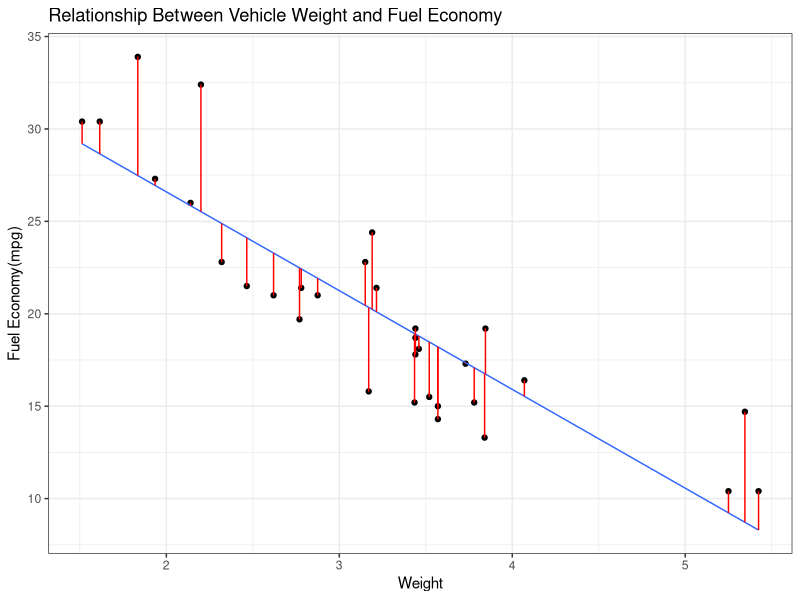
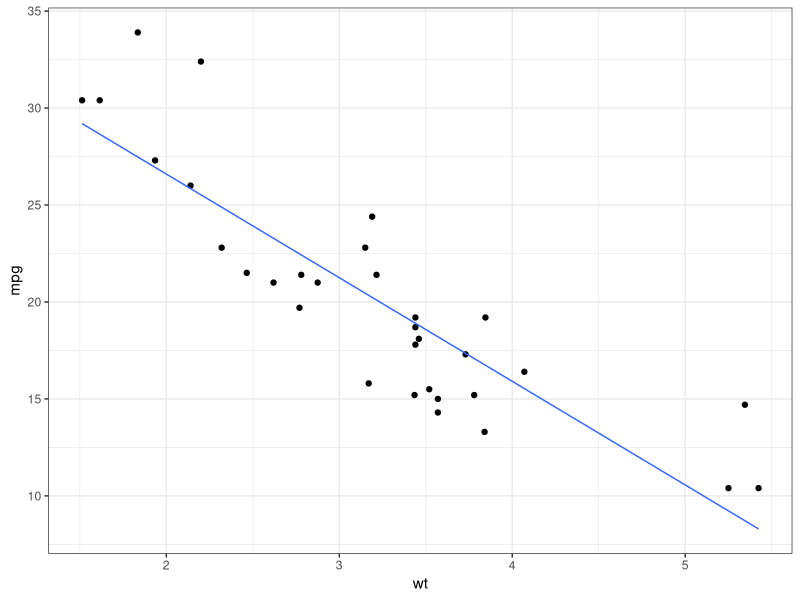
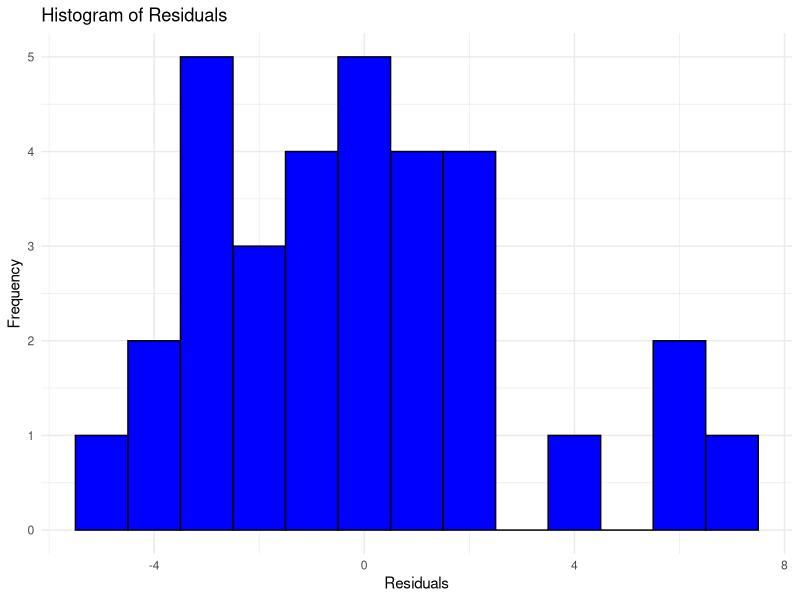
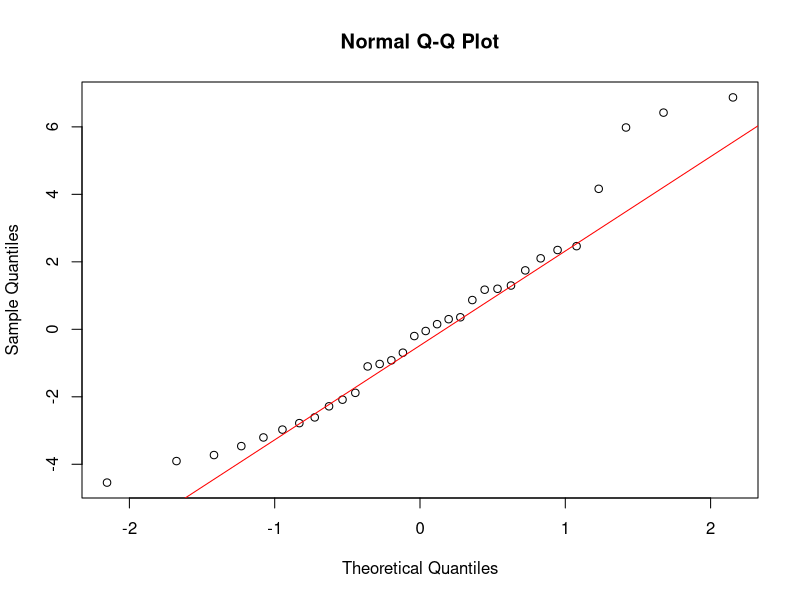
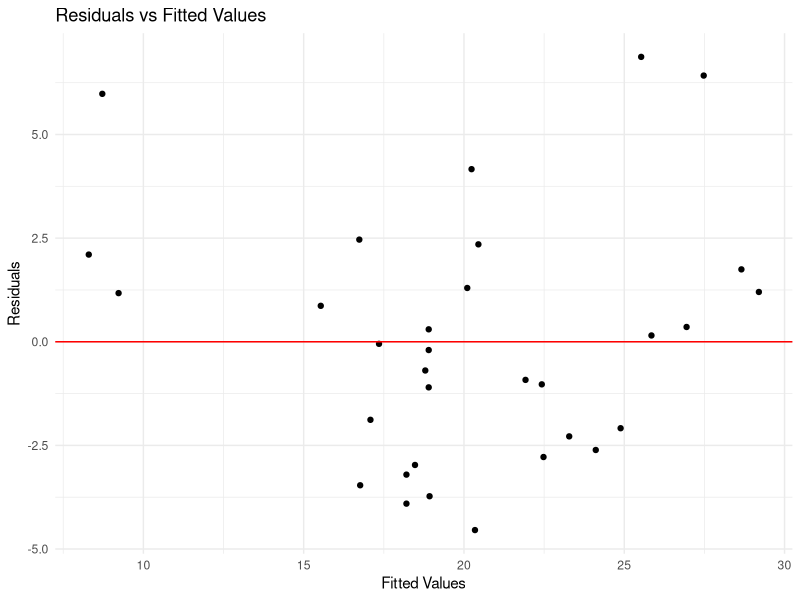

Write the R code that produced these figures, in order.
## ---- chunk 1
#| label: Load Libraries
#| echo: true
#| message: false
#| warning: false
library(tidyverse)
library(lmtest)
library(car)
## ---- chunk 2
#| label: Visualize Fuel Economy
#| echo: true
#| message: false
#| warning: false

# Create regression model
model <- lm(mpg ~ wt, data = mtcars)

# Add predicted values to the dataset
mtcars <- mtcars %>%
  mutate(predicted = predict(model))

# Create plot
mtcars %>%
  ggplot(aes(wt, mpg)) +
  geom_point(size = 1.5) +  # Scatterplot
  geom_smooth(method = lm, se = FALSE, size = 0.5) +  # Regression line
  geom_segment(aes(xend = wt, yend = predicted), color = "red") +  # Residual lines
  theme_bw() +
  labs(
    title = "Relationship Between Vehicle Weight and Fuel Economy",
    x = "Weight",
    y = "Fuel Economy(mpg)"
  )
## ---- chunk 3
#| label: Model Diagnostics - 1st Assumption
#| echo: true
#| message: false
#| warning: false

# plot(model)

mtcars %>%
  ggplot(aes(wt, mpg)) +
  geom_point(size = 1.5) +  # Scatterplot
  geom_smooth(method = lm, se = FALSE, size = 0.5) +
  theme_bw()
## ---- chunk 4
#| label: Model Diagnostics - 2nd Assumption
#| echo: true
#| message: false
#| warning: false
# Extract residuals directly from the model
residuals <- model$residuals

# Histogram of residuals
ggplot(data.frame(residuals), aes(x = residuals)) +
  geom_histogram(binwidth = 1, fill = "blue", color = "black") +
  labs(title = "Histogram of Residuals", x = "Residuals", y = "Frequency") +
  theme_minimal()

# Q-Q plot to check normality
qqnorm(residuals)
qqline(residuals, col = "red")
## ---- chunk 5
#| label: Model Diagnostics - 3rd Assumption
#| echo: true
#| message: false
#| warning: false
# Residuals vs. Fitted values plot
ggplot(data.frame(fitted = model$fitted.values, residuals = residuals), aes(x = fitted, y = residuals)) +
  geom_point() +
  geom_hline(yintercept = 0, color = "red") +
  labs(title = "Residuals vs Fitted Values", x = "Fitted Values", y = "Residuals") +
  theme_minimal()
## ---- chunk 6
#| label: Harvey-Collier Multiplier Test
#| echo: true
#| message: false
#| warning: false
harvtest(model)
## ---- chunk 7
#| label: Shapiro-Wilk Normality Test
#| echo: true
#| message: false
#| warning: false
shapiro.test(residuals(model))
## ---- chunk 8
#| label: Studentized Breusch-Pagan Test
#| echo: true
#| message: false
#| warning: false
bptest(model)
## ---- chunk 9
#| label: Durbin-Watson Test
#| echo: true
#| message: false
#| warning: false

model2 <- lm(hwy ~ displ + drv, data = mpg)
durbinWatsonTest(model2)
